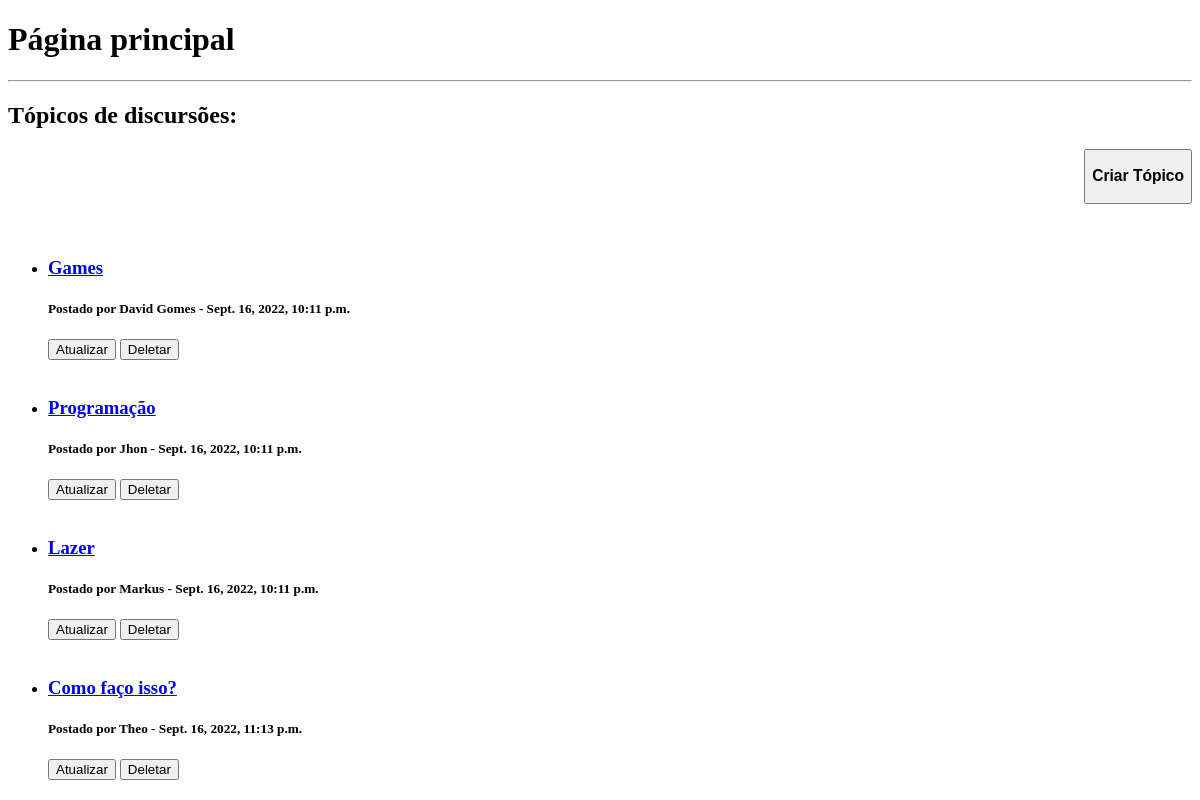
The app's page /, older data.
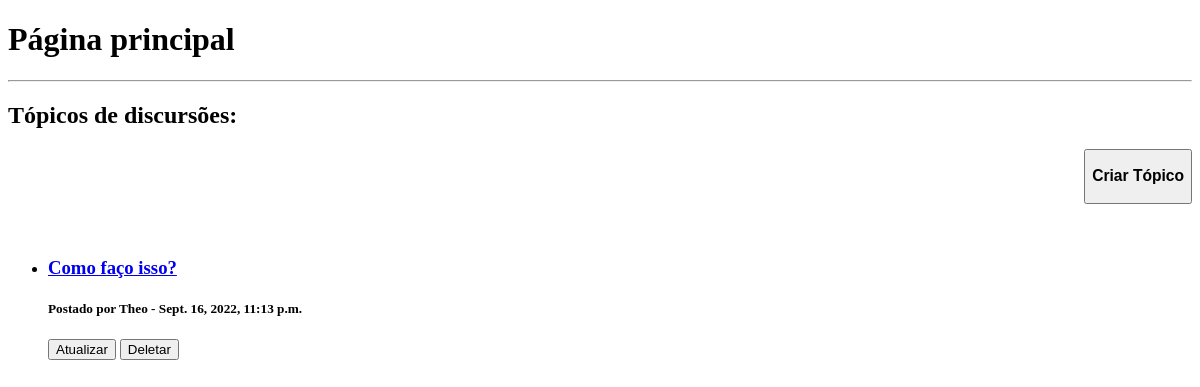
The same page, newer data.
### forum/models.py (models this page shows, shortened)
class Topico(models.Model):
    titulo = models.CharField(max_length=80, null=False, blank=False) # Título obrigatório do tópico.
    autor = models.CharField(max_length=20, null=False, blank=False) # Nome obrigatório do autor do tópico.
    conteudo = models.CharField(max_length=500, null=False, blank=True) # Mensagem do tópico explicando a discursão de um certo assunto.
    horaPostagem = models.DateTimeField(default = datetime.now, blank = True) # Hora atual identificada automaticamente pelo sistema.

### forum/views.py (the view)
# urls.py: path('', pagPrincipal, name='principal'),
def pagPrincipal(request):
    topicos = Topico.objects.all() #
    data = {}
    data['topicos'] = topicos
    return render(request, 'pagPrincipal.html', data)

### forum/templates/forum/pagPrincipal.html (shortened to what this page needs)
<!DOCTYPE html>
<html lang="en">
<head>
</head>
<body>
    <h1>Página principal</h1>
    <hr>
    <h2>Tópicos de discursões:</h2>
    <div align="right">
        <a href="{% url 'criarTopico' %}">
            <button><h3>Criar Tópico</h3></button>
        </a>
    </div>
    <ul>
    {% for topico in topicos %}
        <br>
        <li>
            <a href="{% url 'topico' topico.pk %}"><h3>{{topico.titulo}}</h3></a>
            <h5>Postado por {{topico.autor}} - {{topico.horaPostagem}}</h5>
            <a href="{% url 'atualizarTopico' topico.pk %}"><button>Atualizar</button></a> <a href="{% url 'deletarTopico' topico.pk %}"><button>Deletar</button></a>
        </li>
    {% endfor %}
    </ul>
</body>
</html>

Row changes from the older to the newer data that the page shows:
removed Topico: titulo "Games", autor "David Gomes", horaPostagem "Sept. 16, 2022, 10:11 p.m."
removed Topico: titulo "Programação", autor "Jhon", horaPostagem "Sept. 16, 2022, 10:11 p.m."
removed Topico: titulo "Lazer", autor "Markus", horaPostagem "Sept. 16, 2022, 10:11 p.m."
